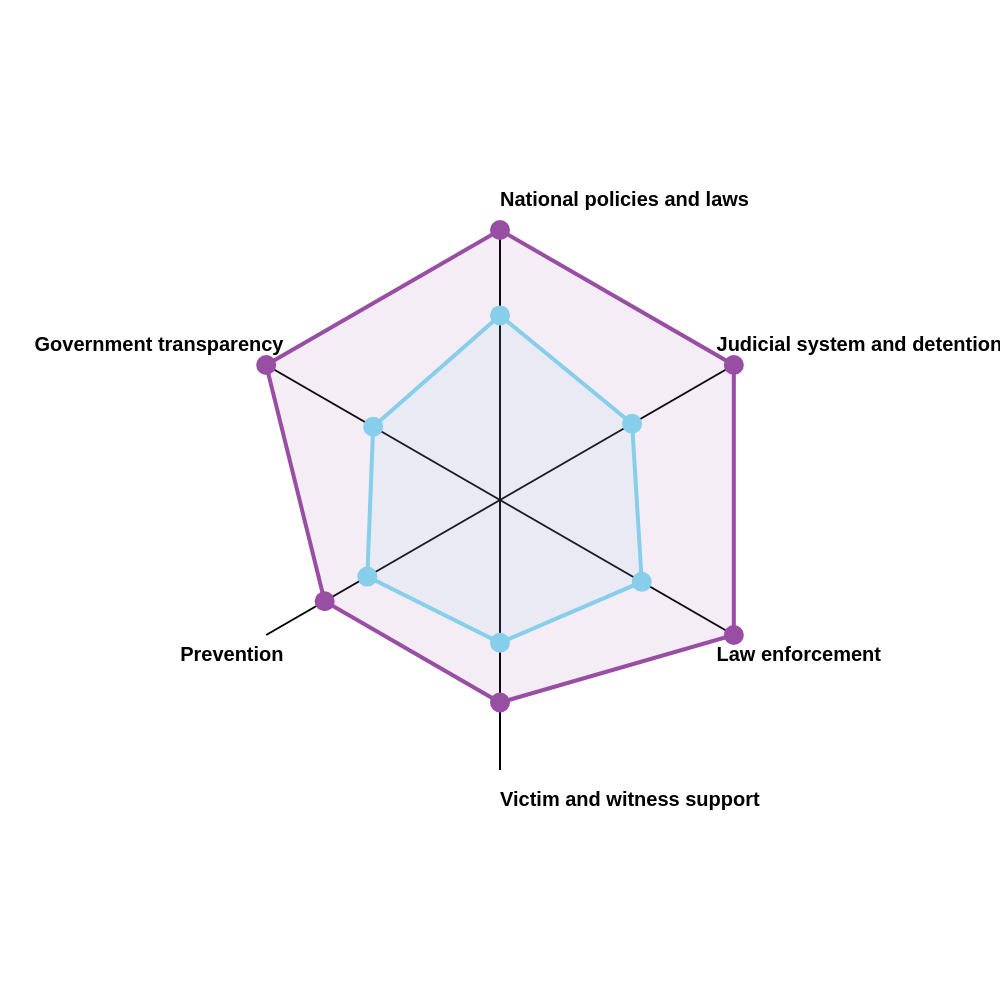

The Vega-Lite source for this figure:
### Vega specification from a JSON file in a GitHub repository (floating-point values rounded to 4 significant figures)
{"$schema": "https://vega.github.io/schema/vega/v5.json", "description": "A radar chart example, showing multiple dimensions in a radial layout.", "width": 500, "height": 500, "padding": 115, "autosize": {"type": "none", "contains": "padding"}, "signals": [{"name": "radius", "update": "width / 2"}], "data": [{"name": "table", "values": [{"Country": "Australia", "category": "Government transparency", "value": 8.0}, {"Country": "Australia", "category": "National policies and laws", "value": 8.0}, {"Country": "Australia", "category": "Judicial system and detention", "value": 8.0}, {"Country": "Australia", "category": "Law enforcement", "value": 8.0}, {"Country": "Australia", "category": "Victim and witness support", "value": 6.0}, {"Country": "Australia", "category": "Prevention", "value": 6.0}, {"Country": "Rest of World", "category": "Government transparency", "value": 4.34}, {"Country": "Rest of World", "category": "National policies and laws", "value": 5.47}, {"Country": "Rest of World", "category": "Judicial system and detention", "value": 4.52}, {"Country": "Rest of World", "category": "Law enforcement", "value": 4.85}, {"Country": "Rest of World", "category": "Victim and witness support", "value": 4.23}, {"Country": "Rest of World", "category": "Prevention", "value": 4.54}]}, {"name": "countries", "source": "table", "transform": [{"type": "aggregate", "groupby": ["category"]}]}], "scales": [{"name": "angular", "type": "point", "range": {"signal": "[-PI, PI]"}, "padding": 0.5, "domain": {"data": "countries", "field": "category"}}, {"name": "radial", "type": "linear", "range": {"signal": "[0, radius]"}, "zero": true, "nice": false, "domain": {"data": "table", "field": "value"}, "domainMin": 0}, {"name": "color", "type": "ordinal", "domain": ["Australia", "Rest of World"], "range": ["#984ea3", "skyblue"]}], "legends": [{"fill": "color", "title": "Country", "orient": "right", "encode": {"symbols": {"enter": {"fillOpacity": {"value": 0.8}, "stroke": {"value": "transparent"}}}}}], "encode": {"enter": {"x": {"signal": "radius"}, "y": {"signal": "radius"}}}, "marks": [{"type": "group", "name": "categories", "zindex": 1, "from": {"facet": {"data": "table", "name": "facet", "groupby": ["Country"]}}, "marks": [{"type": "line", "name": "category-line", "from": {"data": "facet"}, "encode": {"enter": {"interpolate": {"value": "linear-closed"}, "x": {"signal": "scale('radial', datum.value) * cos(scale('angular', datum.category))"}, "y": {"signal": "scale('radial', datum.value) * sin(scale('angular', datum.category))"}, "stroke": {"scale": "color", "field": "Country"}, "strokeWidth": {"value": 2}, "fill": {"scale": "color", "field": "Country"}, "fillOpacity": {"value": 0.1}}}}, {"type": "symbol", "from": {"data": "facet"}, "encode": {"enter": {"x": {"signal": "scale('radial', datum.value) * cos(scale('angular', datum.category))"}, "y": {"signal": "scale('radial', datum.value) * sin(scale('angular', datum.category))"}, "fill": {"scale": "color", "field": "Country"}, "size": {"value": 100}, "tooltip": {"signal": "datum.Country + ': ' + format(datum.value, '.2f')"}}}}]}, {"type": "rule", "name": "radial-grid", "from": {"data": "countries"}, "zindex": 0, "encode": {"enter": {"x": {"value": 0}, "y": {"value": 0}, "x2": {"signal": "radius * cos(scale('angular', datum.category))"}, "y2": {"signal": "radius * sin(scale('angular', datum.category))"}, "stroke": {"value": "black"}, "strokeWidth": {"value": 1}}}}, {"type": "text", "name": "key-label", "from": {"data": "countries"}, "zindex": 1, "encode": {"enter": {"x": {"signal": "(radius - 10) * cos(scale('angular', datum.category))"}, "y": {"signal": "(radius + 10) * sin(scale('angular', datum.category))"}, "text": {"field": "category"}, "align": [{"test": "abs(scale('angular', datum.category)) > PI / 2", "value": "right"}, {"value": "left"}], "baseline": [{"test": "scale('angular', datum.category) > 0", "value": "top"}, {"test": "scale('angular', datum.category) == 0", "value": "middle"}, {"value": "bottom"}], "fill": {"value": "black"}, "fontWeight": {"value": "bold"}, "fontSize": {"value": 10}}}}]}
